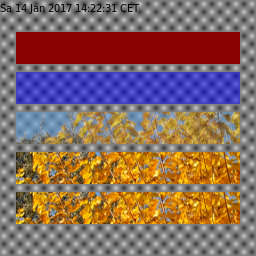

Here is the Julia script that generated this plot:
## header to provide surface and context
using Cairo
using Colors

c = CairoRGBSurface(256,256);
cr = CairoContext(c);

save(cr);

z = Array{RGB24}(2,2)
c1 = convert(RGB24,colorant"grey20")
c2 = convert(RGB24,colorant"grey80")
z[1,1] = c1
z[1,2] = c2
z[2,1] = c2
z[2,2] = c1

img = CairoImageSurface(z)
pattern = CairoPattern(img);
pattern_set_extend(pattern, Cairo.EXTEND_REPEAT);
pattern_set_filter(pattern, Cairo.FILTER_BILINEAR);

m = CairoMatrix(1/8.0,0,0,1/8.0,0,0);

set_matrix(pattern, m);
set_source(cr, pattern);
paint(cr);
restore(cr);

save(cr);

# 5 uses of set_source

# color
save(cr)
rectangle(cr,16,32,224,32)
set_source(cr, colorant"red4")
fill(cr)
restore(cr)

# color with alpha
save(cr)
rectangle(cr,16,72,224,32)
set_source(cr, alphacolor(colorant"blue",0.5))
fill(cr)
restore(cr)

# image from surface
save(cr)
rectangle(cr,16,112,224,32)
clip(cr)
new_path(cr)
s = read_from_png("data/mulberry.png")
set_source(cr,s)
paint_with_alpha(cr,0.6)
restore(cr)

# image from context (from surface)
save(cr)
rectangle(cr,16,152,224,32)
clip(cr)
new_path(cr)
set_source(cr,creategc(s))
paint(cr)
restore(cr)

# image for surface with offset
save(cr)
rectangle(cr,16,192,224,32)
clip(cr)
set_source(cr,s,0.0,40.0)
paint(cr)
restore(cr)



## mark picture with current date
restore(cr);
move_to(cr,0.0,12.0);
set_source_rgb(cr, 0,0,0);
show_text(cr,Libc.strftime(time()));
write_to_png(c,"sample_alpha_paint.png");
